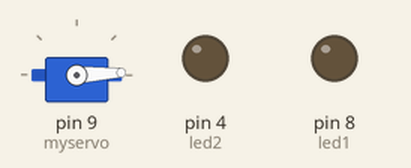
Bench run of a sketch on a simulated Arduino Uno, built with avr-gcc and run on an emulated ATmega328P. Shown: servo, output pins drawn as LEDs (lit = HIGH).

Above: at 0.05 s.
At 1.05 s:
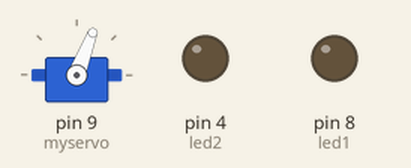
At 2.1 s:
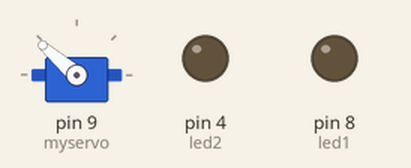
At 4.2 s:
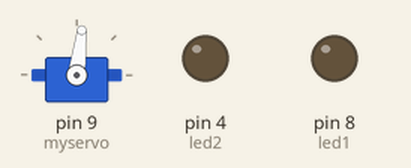
At 6.45 s:
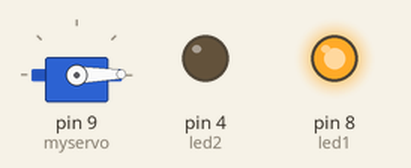
At 8.4 s:
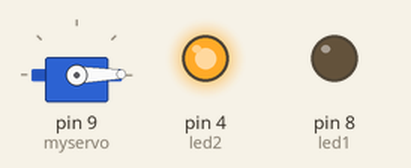
Timing chart, 0 to 11.0 s (numbered marks = the images above):
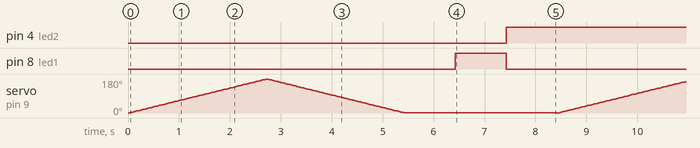

The sketch:

servo_motaut1.ino
```cpp
#include <Servo.h>
Servo myservo;

int pos = 0;

int led1 = 8;
int led2 = 4;

void setup() {
  // put your setup code here, to run once:
 pinMode(led1, OUTPUT);
   pinMode(led2, OUTPUT);
    myservo.attach(9);
}


void servo ()
{
  for(pos = 0; pos < 180; pos += 1)
  {                                  // in steps of 1 degree
    myservo.write(pos);              // tell servo to go to position in variable 'pos'
    delay(15);                       // waits 15ms for the servo to reach the position
  }
  for(pos = 180; pos>=1; pos-=1)     // goes from 180 degrees to 0 degrees
  {
    myservo.write(pos);              // tell servo to go to position in variable 'pos'
    delay(15);                       // waits 15ms for the servo to reach the position
  }
}

void loop() {
  // put your main code here, to run repeatedly:
   servo();

  digitalWrite(led2, LOW);
   digitalWrite(led1, LOW);
  delay (1000);
 digitalWrite(led1, HIGH);
  delay (1000);
  digitalWrite(led1, LOW);
  digitalWrite(led2, HIGH);
  delay (1000);


}
```

Measured:
- by itself, pin 4 (led2): alternates HIGH for 6.4 s and LOW for 2.0 s
- by itself, pin 8 (led1): alternates HIGH for 1.0 s and LOW for 7.4 s
